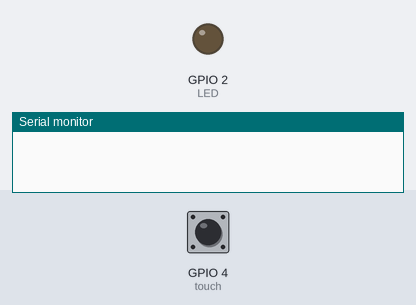
A sketch run on a simulated ESP32. Shown: output pins drawn as LEDs (lit = HIGH), the last lines printed to the serial monitor. The test bench sets the inputs (shaded band); at power-on: GPIO 4 (touch) HIGH.

Above: at 2.2 s.
2.3 s: GPIO 4 (touch) pulled LOW for 0.15 s
At 2.8 s:
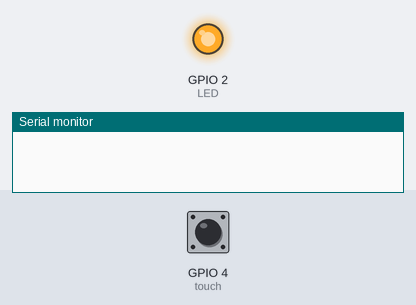
5.4 s: GPIO 4 (touch) pulled LOW for 1 s
At 8.1 s:
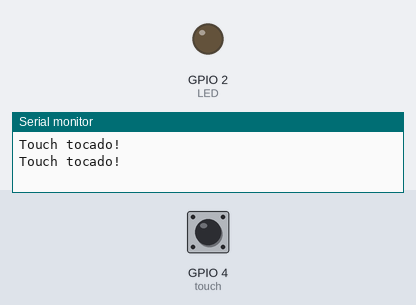
8.9 s: GPIO 4 (touch) driven LOW
At 9.2 s:
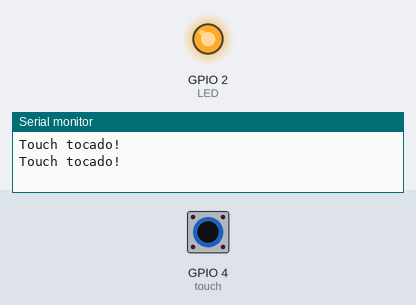
11.9 s: GPIO 4 (touch) driven HIGH
At 17.0 s:
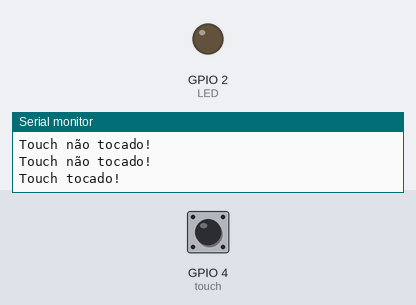
Timing chart, 0 to 17.4 s (numbered marks = the images above; inputs shaded):
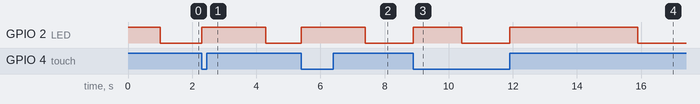

Measured:
- after the input at 2.3 s, GPIO 2 (LED): LOW → HIGH at once, → LOW 2.0 s later
- after the input at 5.4 s, GPIO 2 (LED): LOW → HIGH at once, → LOW 2.0 s later
- after the input at 8.9 s, GPIO 2 (LED): LOW → HIGH at once, → LOW 1.5 s later
- after the input at 11.9 s, GPIO 2 (LED): LOW → HIGH at once, → LOW 4.0 s later

The sketch:

Interrupcao.ino
```cpp
#define touch 4
#define LED 2

int variav;

void IRAM_ATTR interrupcao_ativada(){
  digitalWrite(LED, HIGH);
  variav = 1;
  delay(1000);
}

void setup() {
  Serial.begin(115200);
  pinMode(LED,OUTPUT);
  pinMode(touch, INPUT);
  digitalWrite(LED, HIGH);
  delay(1000);

  attachInterrupt(digitalPinToInterrupt(touch), interrupcao_ativada, CHANGE);
}

void loop() {
  digitalWrite(LED, LOW);

  while (!digitalRead(touch)){
    Serial.println("Touch não tocado!");
  }

  if (variav == 1){
    variav = 0;
    Serial.println("Touch tocado!");
    delay(3000);
  }
}
```
